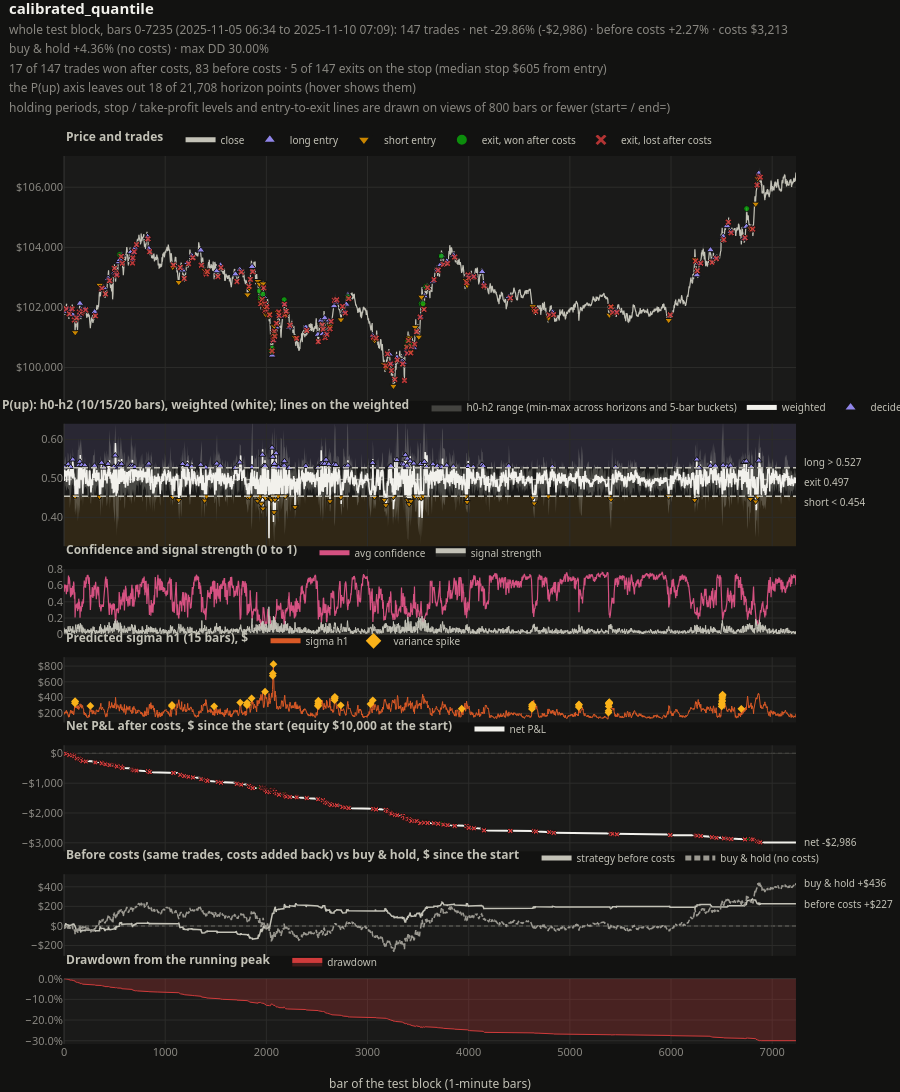
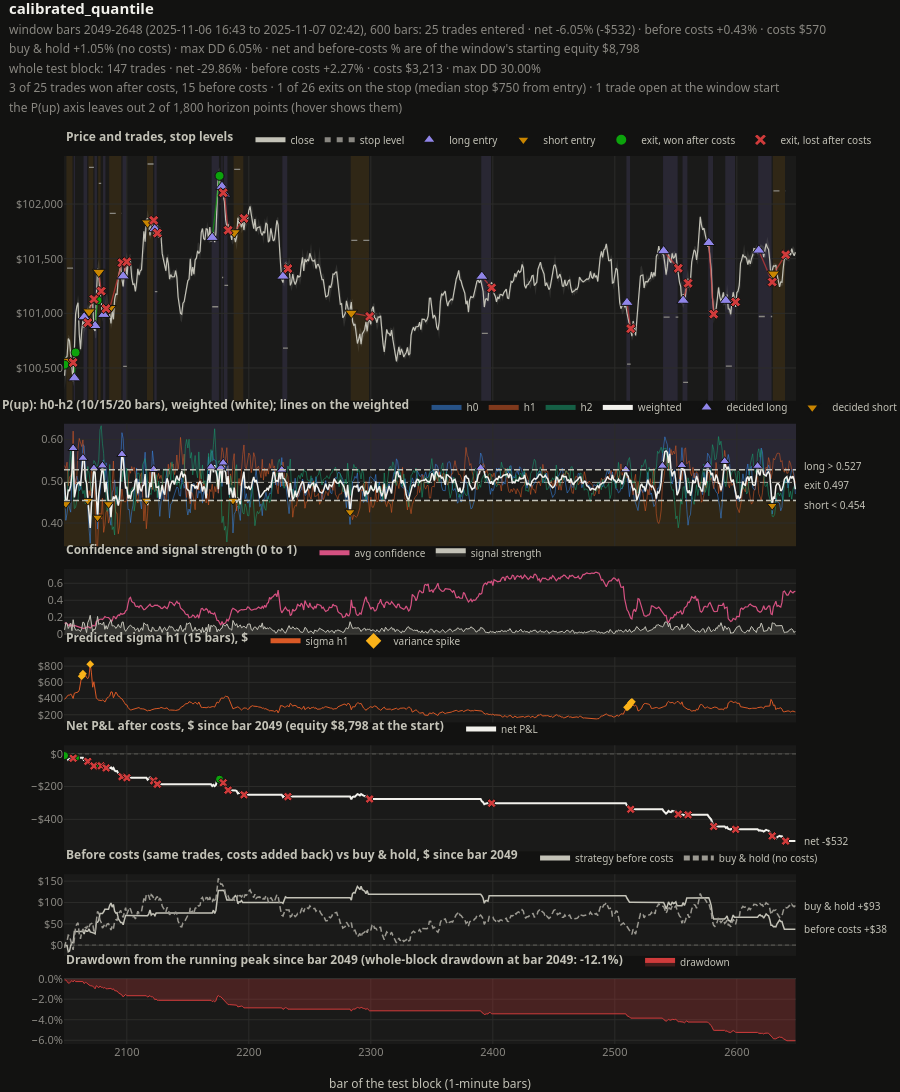
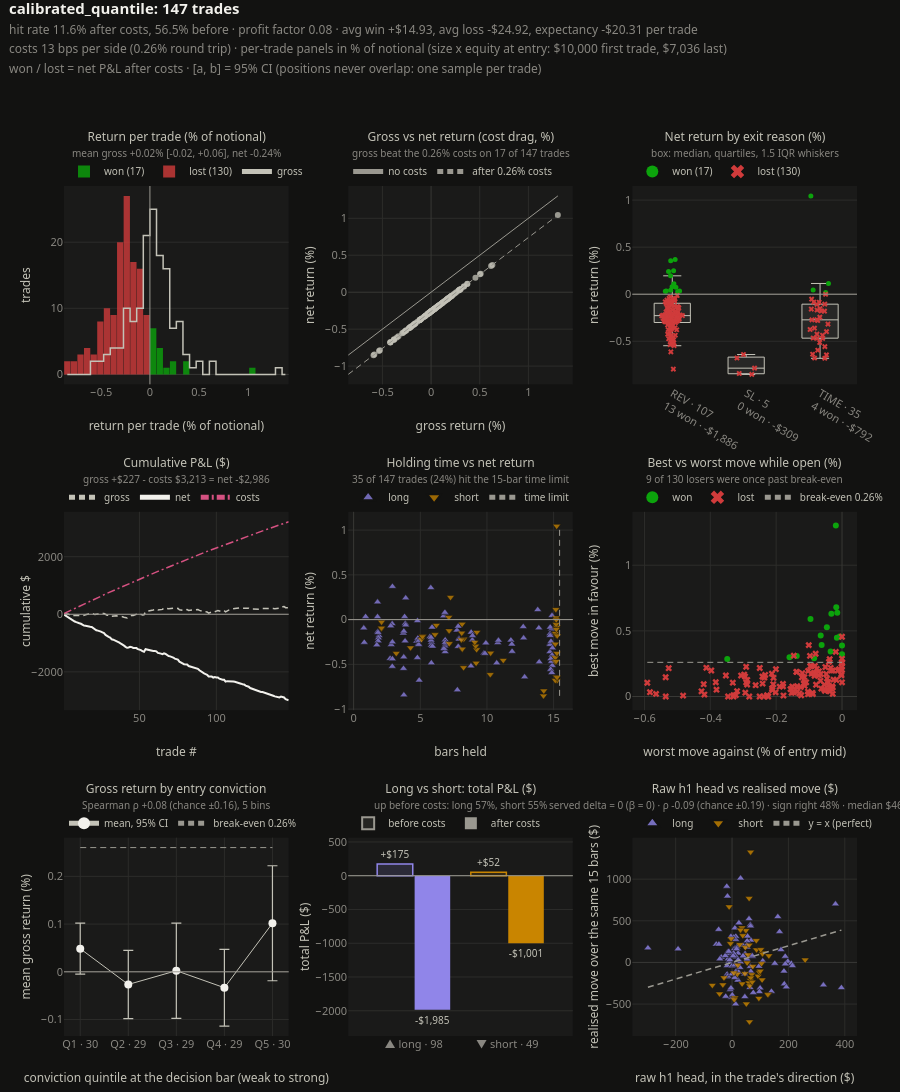

The notebook cell saved with these charts, in order:
### Markdown cell above
Static copy of that first result (the widget above holds the live one): the summary with the random null, the whole block, a detail window, and every trade.

### Code cell
display(explorer.summary_frame(styled=True))
explorer.dashboard().show()
start, end = detail_window(explorer.last, DETAIL_BARS, around=DETAIL_AROUND)
explorer.dashboard(start=start, end=end).show()
explorer.trade_analytics().show()
